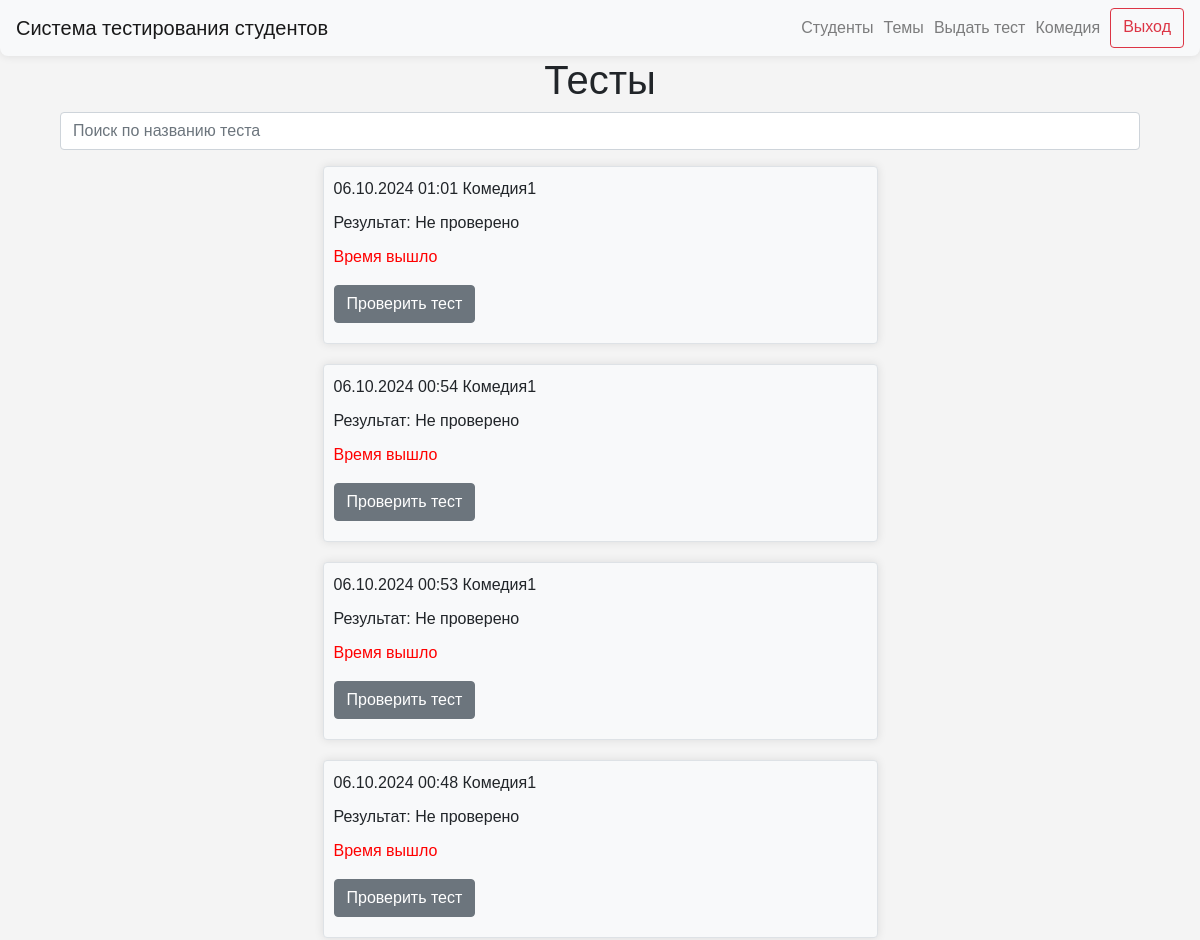
Page / (signed in, upper part) on the earlier database version.
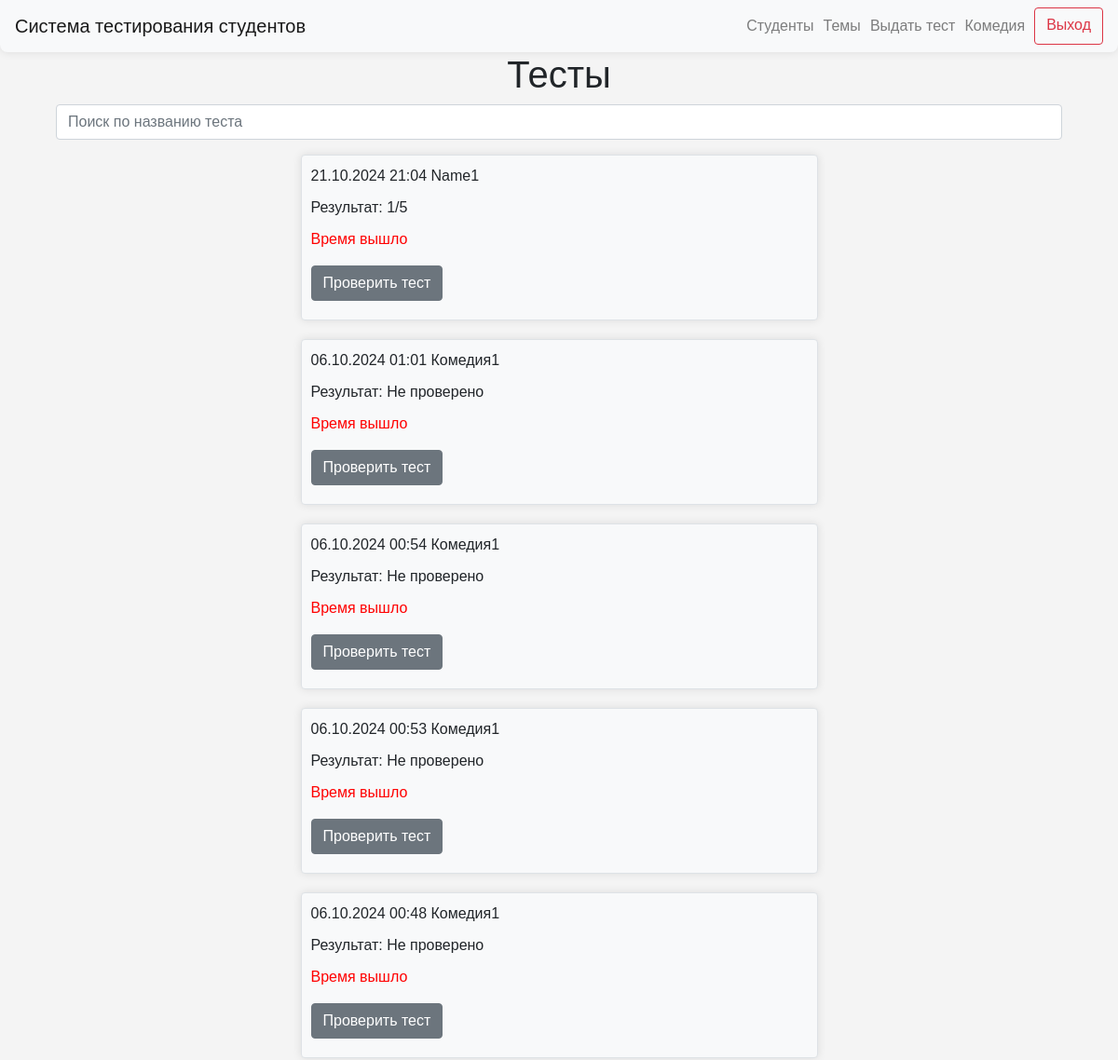
Same page on the later database version.
### data/blitz_tests.py (models this page shows)
class BlitzTest(SqlAlchemyBase, UserMixin, SerializerMixin):
    __tablename__ = "blitz_tests"
    id = sqlalchemy.Column(sqlalchemy.Integer,
                           primary_key=True, autoincrement=True)
    date = sqlalchemy.Column(sqlalchemy.DateTime, default=datetime.datetime.now)
    question_1 = sqlalchemy.Column(sqlalchemy.Integer, sqlalchemy.ForeignKey("questions.id"))
    question_2 = sqlalchemy.Column(sqlalchemy.Integer, sqlalchemy.ForeignKey("questions.id"))
    question_3 = sqlalchemy.Column(sqlalchemy.Integer, sqlalchemy.ForeignKey("questions.id"))
    question_4 = sqlalchemy.Column(sqlalchemy.Integer, sqlalchemy.ForeignKey("questions.id"))
    question_5 = sqlalchemy.Column(sqlalchemy.Integer, sqlalchemy.ForeignKey("questions.id"))
    answer_1 = sqlalchemy.Column(sqlalchemy.String, nullable=True)
    answer_2 = sqlalchemy.Column(sqlalchemy.String, nullable=True)
    answer_3 = sqlalchemy.Column(sqlalchemy.String, nullable=True)
    answer_4 = sqlalchemy.Column(sqlalchemy.String, nullable=True)
    answer_5 = sqlalchemy.Column(sqlalchemy.String, nullable=True)
    comment_1 = sqlalchemy.Column(sqlalchemy.String, nullable=True)
    comment_2 = sqlalchemy.Column(sqlalchemy.String, nullable=True)
    comment_3 = sqlalchemy.Column(sqlalchemy.String, nullable=True)
    comment_4 = sqlalchemy.Column(sqlalchemy.String, nullable=True)
    comment_5 = sqlalchemy.Column(sqlalchemy.String, nullable=True)
    result_answer_1 = sqlalchemy.Column(sqlalchemy.Boolean, nullable=True)
    result_answer_2 = sqlalchemy.Column(sqlalchemy.Boolean, nullable=True)
    result_answer_3 = sqlalchemy.Column(sqlalchemy.Boolean, nullable=True)
    result_answer_4 = sqlalchemy.Column(sqlalchemy.Boolean, nullable=True)
    result_answer_5 = sqlalchemy.Column(sqlalchemy.Boolean, nullable=True)
    student = sqlalchemy.Column(sqlalchemy.Integer, sqlalchemy.ForeignKey("users.id"))

### data/users.py (models this page shows)
class User(SqlAlchemyBase, UserMixin, SerializerMixin):
    __tablename__ = "users"
    id = sqlalchemy.Column(
        sqlalchemy.Integer,
        primary_key=True,
        autoincrement=True,
    )
    name = sqlalchemy.Column(
        sqlalchemy.String,
        nullable=True,
    )
    group_id = sqlalchemy.Column(
        sqlalchemy.Integer,
        sqlalchemy.ForeignKey(
            "groups.id",
            ondelete="CASCADE",
        ),
        nullable=False,
    )
    date_of_birth = sqlalchemy.Column(
        sqlalchemy.Date,
        nullable=False,
    )
    user_level = sqlalchemy.Column(
        sqlalchemy.String,
        default="student",
    )

### server.py (the view, shortened to what this page needs)
@app.route("/")
def index():
    db_sess = db_session.create_session()
    if current_user.is_authenticated:
        available_tests = db_sess.query(BlitzTest).filter(BlitzTest.student == current_user.id)
        tests_admin = db_sess.query(BlitzTest)
        date_time = datetime.datetime.now()
        students = [item for item in db_sess.query(User)]
        results = []
        for test in tests_admin:
            test_results = 0
            if test.result_answer_1 == 1:
                test_results += 1
            if test.result_answer_2 == 1:
                test_results += 1
            if test.result_answer_3 == 1:
                test_results += 1
            if test.result_answer_4 == 1:
                test_results += 1
            if test.result_answer_5 == 1:
                test_results += 1
            if None in [
                test.result_answer_1,
                test.result_answer_2,
                test.result_answer_3,
                test.result_answer_4,
                test.result_answer_5,
            ]:
                results.append("Не проверено")
            else:
                results.append(f"{test_results}/5")
        tests_and_results = zip(tests_admin, results)
        return render_template(
            "index_admin.html",
            date_time=date_time,
            students=students,
            tests_and_results=tests_and_results,
            title="Главная",
        )
    return redirect("/authentication")

### data/db_session.py (called while the page is built)
def create_session() -> Session:
    global __factory
    return __factory()

### server.py (called while the page is built)
@login_manager.user_loader
def load_user(user_id):
    db_sess = db_session.create_session()
    return db_sess.query(User).get(user_id)

### templates/index_admin.html (shortened to what this page needs)
{% extends "base.html" %}
{% block content %}
<div class="container text-center">
    <h1>Тесты</h1>
</div>
<div class="container">
    <input type="text" id="searchInput" class="form-control mb-3" placeholder="Поиск по названию теста">
</div>
{% for test, result in tests_and_results|reverse %}
<div class="col-md-6 border rounded mx-auto custom-div" style="margin-bottom: 20px; padding: 10px;">
    <p class="text-left" style="margin-bottom: 10px;">{{ test.date.strftime("%d.%m.%Y %H:%M") }} {{ students[test.student - 1].name }}</p>
    <div>
        {% if (date_time - test.date).total_seconds() > 300 %}
            <p class="text-left" style="margin-bottom: 10px;">Результат: {{ result }}</p>
            <p style="color: red;">Время вышло</p>
            <a href="{{ url_for('test_result', test_id=test.id) }}">
                <button type="button" style="margin-bottom: 10px;" class="btn btn-secondary">Проверить тест</button>
            </a>
        {% else %}
            <a href="{{ url_for('start_test', test_id=test.id) }}">
                <button type="button" style="margin-bottom: 10px;" class="btn btn-primary">Посмотреть тест</button>
            </a>
        {% endif %}
    </div>
</div>
{% endfor %}
{% endblock %}

Differences in the rows shown:
added BlitzTest: date "21.10.2024 21:04", student.name "Name1", result "1/5"
